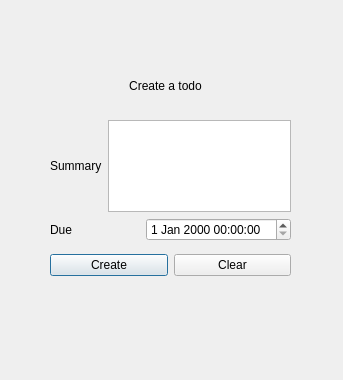
<?xml version="1.0" encoding="UTF-8"?>
<ui version="4.0">
 <class>createTodo</class>
 <widget class="QDialog" name="createTodo">
  <property name="geometry">
   <rect>
    <x>0</x>
    <y>0</y>
    <width>343</width>
    <height>380</height>
   </rect>
  </property>
  <property name="windowTitle">
   <string>createTodo</string>
  </property>
  <widget class="QWidget" name="layoutWidget">
   <property name="geometry">
    <rect>
     <x>50</x>
     <y>120</y>
     <width>241</width>
     <height>121</height>
    </rect>
   </property>
   <layout class="QVBoxLayout" name="verticalLayout">
    <item>
     <layout class="QHBoxLayout" name="horizontalLayout_5">
      <item>
       <widget class="QLabel" name="label_5">
        <property name="styleSheet">
         <string notr="true">font: 12pt &quot;Sans Serif&quot;;</string>
        </property>
        <property name="text">
         <string>Summary</string>
        </property>
       </widget>
      </item>
      <item>
       <widget class="QTextEdit" name="textEdit_summary">
        <property name="html">
         <string>&lt;!DOCTYPE HTML PUBLIC &quot;-//W3C//DTD HTML 4.0//EN&quot; &quot;http://www.w3.org/TR/REC-html40/strict.dtd&quot;&gt;
&lt;html&gt;&lt;head&gt;&lt;meta name=&quot;qrichtext&quot; content=&quot;1&quot; /&gt;&lt;style type=&quot;text/css&quot;&gt;
p, li { white-space: pre-wrap; }
&lt;/style&gt;&lt;/head&gt;&lt;body style=&quot; font-family:'Sans Serif'; font-size:9pt; font-weight:400; font-style:normal;&quot;&gt;
&lt;p style=&quot;-qt-paragraph-type:empty; margin-top:0px; margin-bottom:0px; margin-left:0px; margin-right:0px; -qt-block-indent:0; text-indent:0px;&quot;&gt;&lt;br /&gt;&lt;/p&gt;&lt;/body&gt;&lt;/html&gt;</string>
        </property>
       </widget>
      </item>
     </layout>
    </item>
    <item>
     <layout class="QHBoxLayout" name="horizontalLayout_2">
      <item>
       <widget class="QLabel" name="label_2">
        <property name="styleSheet">
         <string notr="true">font: 12pt &quot;Sans Serif&quot;;</string>
        </property>
        <property name="text">
         <string>Due</string>
        </property>
       </widget>
      </item>
      <item>
       <widget class="QDateTimeEdit" name="dateTimeEdit_dueDate"/>
      </item>
     </layout>
    </item>
   </layout>
  </widget>
  <widget class="QWidget" name="layoutWidget_2">
   <property name="geometry">
    <rect>
     <x>50</x>
     <y>240</y>
     <width>241</width>
     <height>51</height>
    </rect>
   </property>
   <layout class="QHBoxLayout" name="horizontalLayout">
    <item>
     <widget class="QPushButton" name="createTodo_2">
      <property name="text">
       <string>Create</string>
      </property>
     </widget>
    </item>
    <item>
     <widget class="QPushButton" name="pushButton_clear">
      <property name="text">
       <string>Clear</string>
      </property>
     </widget>
    </item>
   </layout>
  </widget>
  <widget class="QLabel" name="label">
   <property name="geometry">
    <rect>
     <x>70</x>
     <y>60</y>
     <width>191</width>
     <height>51</height>
    </rect>
   </property>
   <property name="styleSheet">
    <string notr="true">font: 16pt &quot;Sans Serif&quot;;</string>
   </property>
   <property name="text">
    <string>Create a todo</string>
   </property>
   <property name="alignment">
    <set>Qt::AlignCenter</set>
   </property>
  </widget>
 </widget>
 <resources/>
 <connections/>
</ui>
